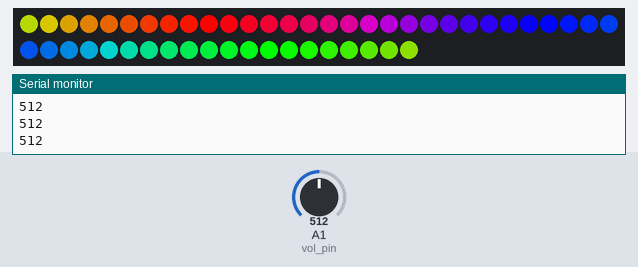
Bench run of a sketch on a simulated Arduino Uno, built with avr-gcc and run on an emulated ATmega328P. Parts: 50 RGB LEDs in strip order, left to right, continuing on the next row, the last lines printed to the serial monitor. The inputs (shaded band) are chosen by the test bench; at power-on: A1 (vol_pin) = 512.

Above: at 1.2 s.
1.3 s: A1 (vol_pin) set to 910
At 2.1 s:
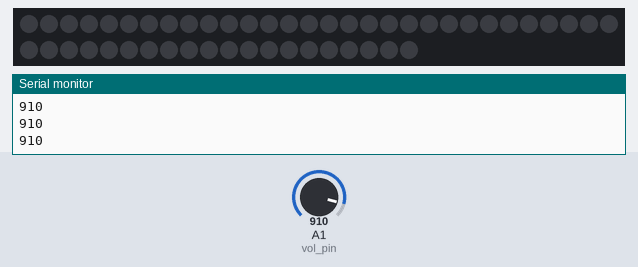
2.8 s: A1 (vol_pin) set to 885
At 2.96 s:
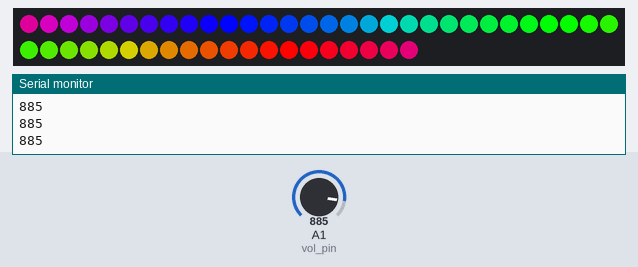
4.3 s: A1 (vol_pin) set to 900
At 4.3 s:
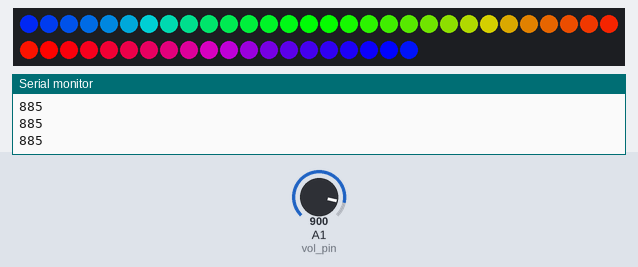
5.8 s: A1 (vol_pin) set to 1023
At 6.6 s:
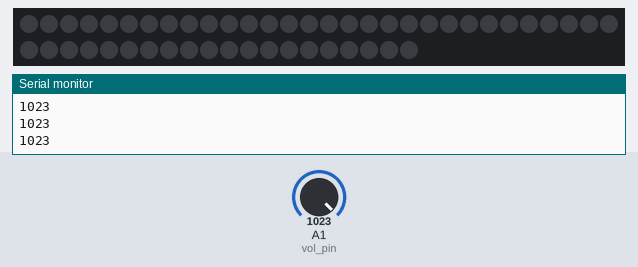
Timing chart, 0 to 8.3 s (numbered marks = the images above; inputs shaded):
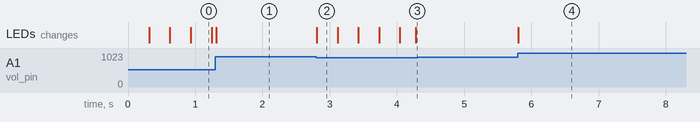

The sketch:

ko.ino
```cpp
#include <Adafruit_NeoPixel.h>

#define PIN 6       //信号端子のピン番号
#define LED_NUM 50  //LEDの数

const int vol_pin = 1;
int vol_value = 0;
int a;

Adafruit_NeoPixel ledtape = Adafruit_NeoPixel(LED_NUM, PIN, NEO_GRB + NEO_KHZ800);  //3つめのパラメータは使うLEDテープの制御ICがWS2812ならNEO_KHZ800 / WS2811ならNEO_KHZ400

void setup() {
  Serial.begin(9600);
  ledtape.begin();
  ledtape.show();   //一旦全てOFFの状態で反映
}

void loop() {
  uint16_t i, j;

  for (j = 0; j < 256; j++) {
    vol_value = analogRead(vol_pin);
    Serial.println(vol_value);
    a = vol_value;


    if (a < 900) {
      for (i = 0; i < ledtape.numPixels(); i++) {
        ledtape.setPixelColor(i, rotateColor((((i) * 256 / ledtape.numPixels()) + j) & 255));
      }
    }
    if (a > 900) {
      for (i = 0; i < ledtape.numPixels(); i++) {
        ledtape.setPixelColor(i, kesu((((i) * 256 / ledtape.numPixels()) + j) & 255));
      }
    }
    ledtape.show();
    delay(20);
  }
}

//RGBの色の移り変わり関数
uint32_t rotateColor(byte WheelPos) {
  if (WheelPos < 85) {
    return ledtape.Color(WheelPos * 3, 255 - WheelPos * 3, 0);
  } else if (WheelPos < 170) {
    WheelPos -= 85;
    return ledtape.Color(255 - WheelPos * 3, 0, WheelPos * 3);
  } else {
    WheelPos -= 170;
    return ledtape.Color(0, WheelPos * 3, 255 - WheelPos * 3);
  }
}

uint32_t kesu(byte WheelPos) {
  if (WheelPos < 85) {
    return ledtape.Color(0, 0, 0);
  } else if (WheelPos < 170) {
    WheelPos -= 85;
    return ledtape.Color(0, 0, 0);
  } else {
    WheelPos -= 170;
    return ledtape.Color(0, 0, 0);
  }
}
```

Measured:
- the behaviour switches between 900 and 899 on A1 (vol_pin) (found by bisection; images 1 and 2)
- after the input at 1.3 s, the LEDs: change at once (image 1)
- after the input at 2.8 s, the LEDs: change at once (image 2)
- after the input at 5.8 s, the LEDs: change at once (image 4)
